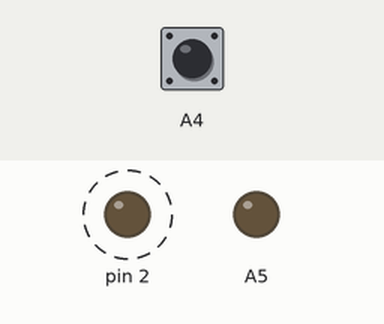
This sketch was run on a simulated Arduino Nano, built with avr-gcc and run on an emulated ATmega328P. On the bench: output pins drawn as LEDs (lit = HIGH). Dashed ring = blinking. Inputs (shaded band) come from the test bench; at power-on: A4 HIGH. What the sketch prints to the serial monitor is not drawn.

Above: at 1.2 s.
1.3 s: A4 pulled LOW for 0.15 s
At 1.37 s:
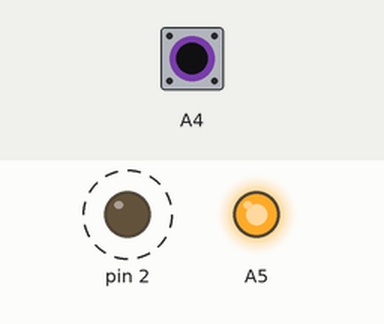
4.3 s: A4 pulled LOW for 1 s
At 6.8 s:
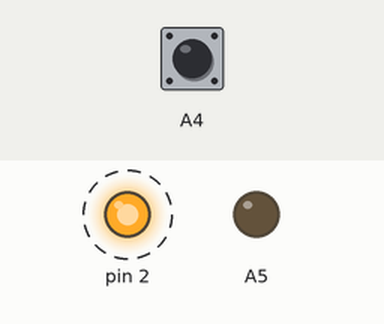
7.3 s: A4 pulled LOW for 3.2 s
At 8.6 s:
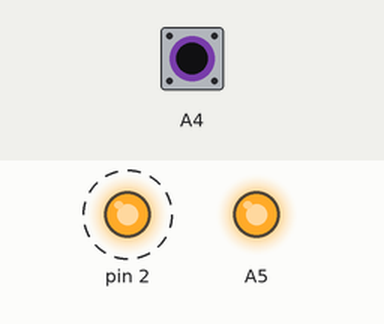
Timing chart, 0 to 18.0 s (numbered marks = the images above; inputs shaded):
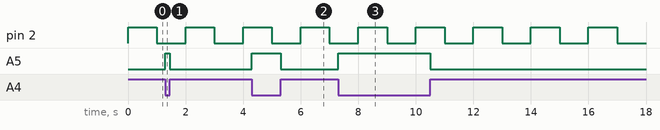

The sketch:

uno_timer0.ino
```cpp
void setup() {
    Serial.begin(9600);

    while (!Serial);

    Serial.println("Hello world from timer 0 test!!");

    pinMode(2, OUTPUT);
    pinMode(A4, INPUT_PULLUP);
    pinMode(A5, OUTPUT);


    // Using the timer interrupt techinque described here:
    // https://learn.adafruit.com/multi-tasking-the-arduino-part-2/timers
    // Timer0 is already used for millis() - we'll just interrupt somewhere
    // in the middle and call the "Compare A" function below
    OCR0A = 0xAF;
    TIMSK0 |= _BV(OCIE0A);

}


// Interrupt is called once a millisecond, to update the LEDs
SIGNAL(TIMER0_COMPA_vect)
{

    if (digitalRead(A4) == 0) {
        digitalWrite(A5, HIGH);
    } else {
        digitalWrite(A5, LOW);
    }

}


void loop() {

    digitalWrite(2, HIGH);
    delay(1000);

    digitalWrite(2, LOW);
    delay(1000);

    // if (digitalRead(A4) == 0) {
    //     digitalWrite(A5, HIGH);
    // } else {
    //     digitalWrite(A5, LOW);
    // }

}
```

Measured:
- after the input at 1.3 s, A5: LOW → HIGH at once, → LOW 0.15 s later
- after the input at 4.3 s, A5: LOW → HIGH at once, → LOW 1.0 s later
- after the input at 7.3 s, A5: LOW → HIGH at once, → LOW 3.2 s later
- by itself, pin 2: alternates HIGH for 1.0 s and LOW for 1.0 s
